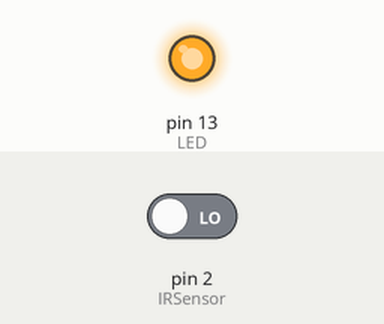
This sketch was run on a simulated Arduino Uno, built with avr-gcc and run on an emulated ATmega328P. Shown: output pins drawn as LEDs (lit = HIGH). The test bench sets the inputs (shaded band); at power-on: pin 2 (IRSensor) LOW.

Above: at 1.2 s.
1.3 s: pin 2 (IRSensor) driven HIGH
At 1.8 s:
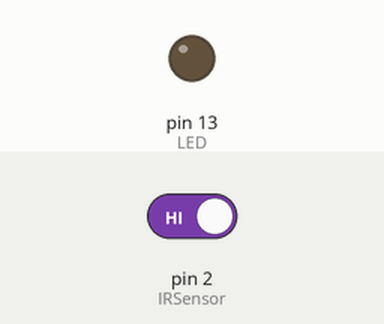
2.8 s: pin 2 (IRSensor) driven LOW
At 4.2 s:
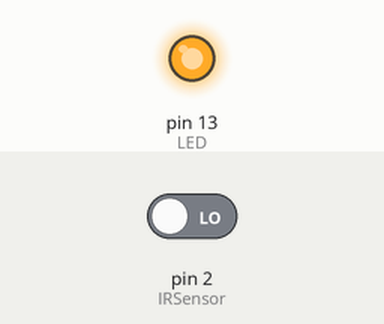
Timing chart, 0 to 5.8 s (numbered marks = the images above; inputs shaded):
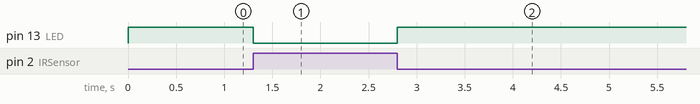

Measured:
- after the input at 1.3 s, pin 13 (LED): HIGH → LOW at once
- after the input at 2.8 s, pin 13 (LED): LOW → HIGH at once

The sketch:

IR.ino
```cpp
int IRSensor = 2; // connect ir sensor to arduino pin 2
int LED = 13; // conect Led to arduino pin 13
int buzz=12;


void setup()
{


  pinMode (IRSensor, INPUT); // sensor pin INPUT
  pinMode (LED, OUTPUT); // Led pin OUTPUT
}

void loop()
{
  int statusSensor = digitalRead (IRSensor);

  if (statusSensor == 1)

    digitalWrite(LED,LOW);


  else

    digitalWrite(LED, HIGH);


}
```
